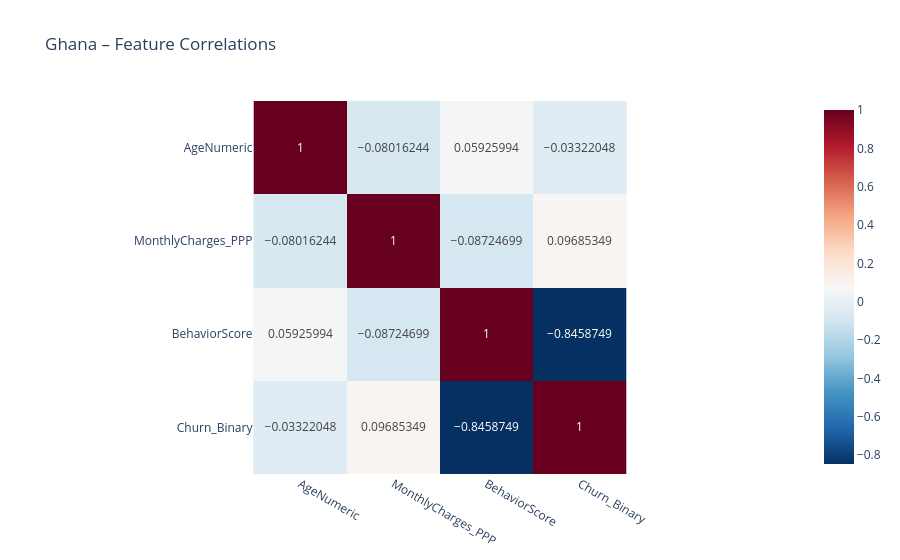
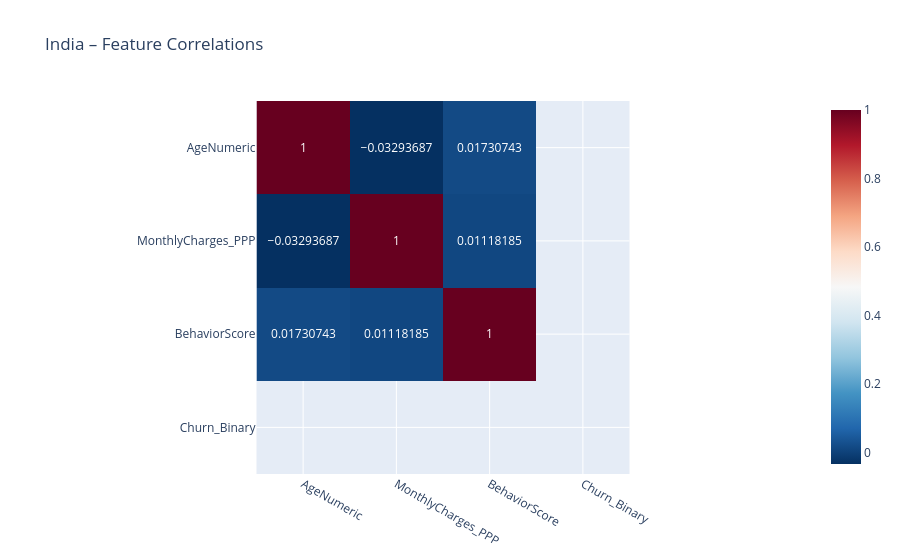

Notebook code for these charts, in order:
### Code cell
# %% [markdown]
# ### 5. Feature Correlations by Country (Numeric Features)

# %%
numeric_features = ['AgeNumeric', 'MonthlyCharges_PPP', 'BehaviorScore', 'Churn_Binary']
corr_df = df_eda[numeric_features + ['country']].dropna()

for country in ['Ghana', 'India']:
    if country in corr_df['country'].values:
        subset = corr_df[corr_df['country'] == country][numeric_features]
        corr = subset.corr()
        fig = px.imshow(corr, text_auto=True, color_continuous_scale='RdBu_r', 
                        title=f"{country} – Feature Correlations")
        fig.show()

### Figure 1 — Plotly figure (JSON) as saved in the notebook; plotly's stock layout.template omitted (floating-point values rounded to 4 significant figures)
{"data": [{"coloraxis": "coloraxis", "hovertemplate": "x: %{x}<br>y: %{y}<br>color: %{z}<extra></extra>", "name": "0", "texttemplate": "%{z}", "type": "heatmap", "x": ["AgeNumeric", "MonthlyCharges_PPP", "BehaviorScore", "Churn_Binary"], "xaxis": "x", "y": ["AgeNumeric", "MonthlyCharges_PPP", "BehaviorScore", "Churn_Binary"], "yaxis": "y", "z": [[1.0, -0.08016, 0.05926, -0.03322], [-0.08016, 1.0, -0.08725, 0.09685], [0.05926, -0.08725, 1.0, -0.8459], [-0.03322, 0.09685, -0.8459, 1.0]]}], "layout": {"coloraxis": {"colorscale": [[0, "rgb(5,48,97)"], [0.1, "rgb(33,102,172)"], [0.2, "rgb(67,147,195)"], [0.3, "rgb(146,197,222)"], [0.4, "rgb(209,229,240)"], [0.5, "rgb(247,247,247)"], [0.6, "rgb(253,219,199)"], [0.7, "rgb(244,165,130)"], [0.8, "rgb(214,96,77)"], [0.9, "rgb(178,24,43)"], [1, "rgb(103,0,31)"]]}, "title": {"text": "Ghana – Feature Correlations"}, "xaxis": {"anchor": "y", "constrain": "domain", "domain": [0, 1], "scaleanchor": "y"}, "yaxis": {"anchor": "x", "autorange": "reversed", "constrain": "domain", "domain": [0, 1]}}}

### Figure 2 — Plotly figure (JSON) as saved in the notebook; plotly's stock layout.template omitted (floating-point values rounded to 4 significant figures)
{"data": [{"coloraxis": "coloraxis", "hovertemplate": "x: %{x}<br>y: %{y}<br>color: %{z}<extra></extra>", "name": "0", "texttemplate": "%{z}", "type": "heatmap", "x": ["AgeNumeric", "MonthlyCharges_PPP", "BehaviorScore", "Churn_Binary"], "xaxis": "x", "y": ["AgeNumeric", "MonthlyCharges_PPP", "BehaviorScore", "Churn_Binary"], "yaxis": "y", "z": [[1.0, -0.03294, 0.01731, NaN], [-0.03294, 1.0, 0.01118, NaN], [0.01731, 0.01118, 1.0, NaN], [NaN, NaN, NaN, NaN]]}], "layout": {"coloraxis": {"colorscale": [[0, "rgb(5,48,97)"], [0.1, "rgb(33,102,172)"], [0.2, "rgb(67,147,195)"], [0.3, "rgb(146,197,222)"], [0.4, "rgb(209,229,240)"], [0.5, "rgb(247,247,247)"], [0.6, "rgb(253,219,199)"], [0.7, "rgb(244,165,130)"], [0.8, "rgb(214,96,77)"], [0.9, "rgb(178,24,43)"], [1, "rgb(103,0,31)"]]}, "title": {"text": "India – Feature Correlations"}, "xaxis": {"anchor": "y", "constrain": "domain", "domain": [0, 1], "scaleanchor": "y"}, "yaxis": {"anchor": "x", "autorange": "reversed", "constrain": "domain", "domain": [0, 1]}}}
